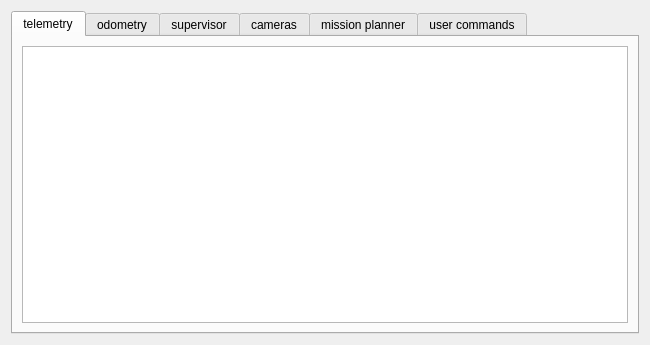
<?xml version="1.0" encoding="UTF-8"?>
<ui version="4.0">
 <class>CommunicationConsole</class>
 <widget class="QDialog" name="CommunicationConsole">
  <property name="geometry">
   <rect>
    <x>0</x>
    <y>0</y>
    <width>650</width>
    <height>345</height>
   </rect>
  </property>
  <property name="windowTitle">
   <string>Dialog</string>
  </property>
  <property name="statusTip">
   <string>Shows the incoming messages of monitored processes</string>
  </property>
  <layout class="QGridLayout" name="gridLayout_5">
   <item row="0" column="0">
    <widget class="QTabWidget" name="tabWidget">
     <property name="currentIndex">
      <number>0</number>
     </property>
     <widget class="QWidget" name="tab1">
      <attribute name="title">
       <string>telemetry</string>
      </attribute>
      <layout class="QGridLayout" name="gridLayout">
       <item row="0" column="0">
        <widget class="QListView" name="ListView_tab1"/>
       </item>
      </layout>
     </widget>
     <widget class="QWidget" name="tab3">
      <attribute name="title">
       <string>odometry</string>
      </attribute>
      <layout class="QGridLayout" name="gridLayout_2">
       <item row="0" column="0">
        <widget class="QListView" name="ListView_tab3"/>
       </item>
      </layout>
     </widget>
     <widget class="QWidget" name="tab4">
      <attribute name="title">
       <string>supervisor</string>
      </attribute>
      <layout class="QGridLayout" name="gridLayout_3">
       <item row="0" column="0">
        <widget class="QListView" name="ListView_tab4"/>
       </item>
      </layout>
     </widget>
     <widget class="QWidget" name="tab5">
      <attribute name="title">
       <string>cameras</string>
      </attribute>
      <layout class="QGridLayout" name="gridLayout_6">
       <item row="0" column="0">
        <widget class="QListView" name="ListView_tab6"/>
       </item>
      </layout>
     </widget>
     <widget class="QWidget" name="tab7">
      <attribute name="title">
       <string>mission planner</string>
      </attribute>
      <layout class="QGridLayout" name="gridLayout_7">
       <item row="0" column="0">
        <widget class="QListView" name="ListView_tab8"/>
       </item>
      </layout>
     </widget>
     <widget class="QWidget" name="tab9">
      <attribute name="title">
       <string>user commands</string>
      </attribute>
      <layout class="QGridLayout" name="gridLayout_4">
       <item row="0" column="0">
        <widget class="QListView" name="listView_tab9"/>
       </item>
      </layout>
     </widget>
    </widget>
   </item>
  </layout>
 </widget>
 <resources/>
 <connections/>
</ui>
